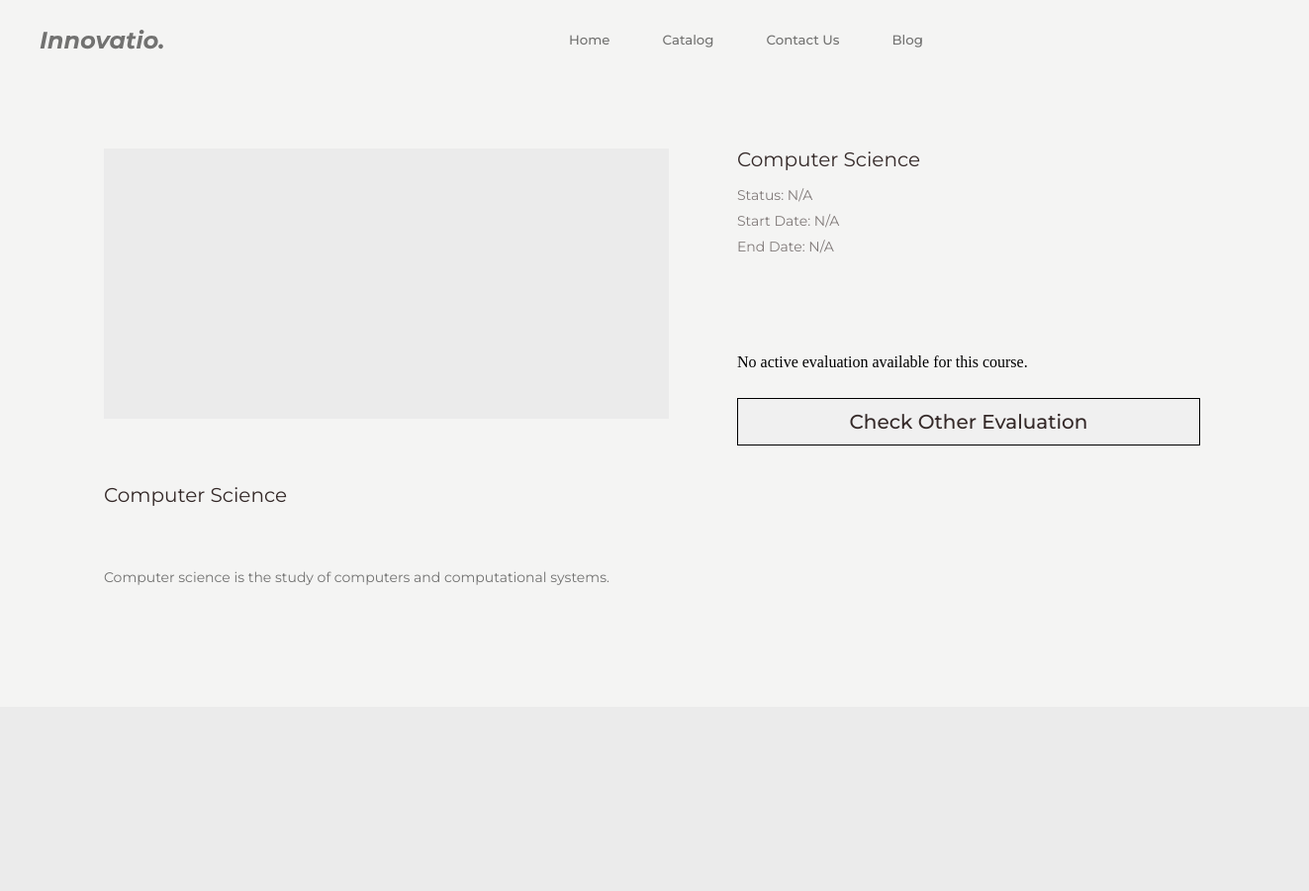
Before: /pages/catalog-selection.php?course_id=1 (upper part) with the older database file.
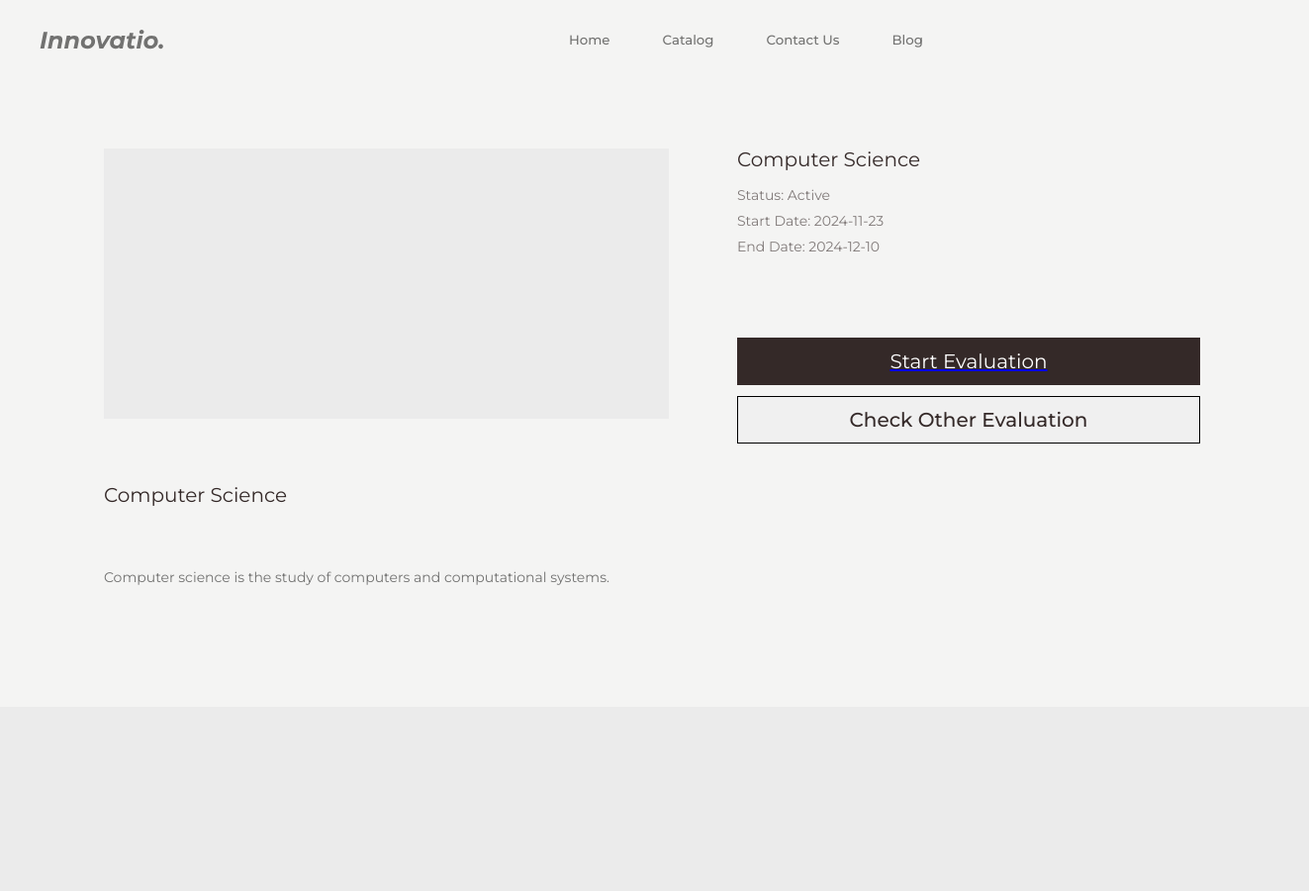
After: the same page with the newer database file.
### tables this page shows
CREATE TABLE `courses` (
  `course_id` int(11) NOT NULL,
  `course_name` varchar(255) NOT NULL,
  `course_description` text DEFAULT NULL,
  `course_cover` varchar(256) NOT NULL,
  `active_flag` tinyint(1) NOT NULL COMMENT '0 = inactive\r\n1 = active\r\n2 = pending'
);

CREATE TABLE `evaluations` (
  `evaluation_id` int(11) NOT NULL,
  `course_id` int(11) DEFAULT NULL,
  `evaluator_type` enum('student','faculty','alumni') DEFAULT NULL,
  `criteria_id` int(11) NOT NULL,
  `evaluation_start_date` date NOT NULL,
  `evaluation_end_date` date NOT NULL,
  `active_flag` int(1) NOT NULL
);

### pages/catalog-selection.php (the view, shortened to what this page needs)
<?php
$servername = "localhost";
$username = "root";
$password = "";
$database = "evala_db1";
$con = new mysqli($servername, $username, $password, $database);
$course_id = $_GET['course_id'];
$course_query = "SELECT course_name, course_description FROM courses WHERE course_id = ?";
$stmt = $con->prepare($course_query);
$stmt->bind_param("i", $course_id);
$stmt->execute();
$course_result = $stmt->get_result();
if ($course_result->num_rows > 0) {
    $course_row = $course_result->fetch_assoc();
    $course_name = htmlspecialchars($course_row["course_name"]);
    $course_description = htmlspecialchars($course_row["course_description"]);
} else {
    $course_name = "Course not found";
    $course_description = "No description available.";
}
$evaluation_query = "
    SELECT evaluation_id, evaluator_type, evaluation_start_date, evaluation_end_date
    FROM evaluations
    WHERE course_id = ? AND active_flag = 1";
$stmt = $con->prepare($evaluation_query);
$stmt->bind_param("i", $course_id);
$stmt->execute();
$evaluation_result = $stmt->get_result();
if ($evaluation_result->num_rows > 0) {
    $evaluation = $evaluation_result->fetch_assoc();
    $evaluation_id = $evaluation['evaluation_id'];
    $evaluation_start_date = htmlspecialchars($evaluation['evaluation_start_date']);
    $evaluation_end_date = htmlspecialchars($evaluation['evaluation_end_date']);
    $evaluation_status = "Active";
} else {
    $evaluation_id = null;
    $evaluation_status = "N/A";
    $evaluation_start_date = "N/A";
    $evaluation_end_date = "N/A";
}
?>
<!DOCTYPE html>
<html>
<head>
    <link rel="stylesheet" href="../css/global.css" />
    <link rel="stylesheet" href="../css/catalog-selection.css" />
    <link rel="stylesheet" href="../components/all.css">
</head>
<body>
    <div class="questionnaire">
        <div class="navigator">
            <?php include('../components/nav.php') ?>
        </div>
<div class="catalog-container">
    <div class="evaluation-pics-desc">
        <div class="evaluation-img"></div>
        <div class="eval-overview">
            <div class="eva-name"><?php echo $course_name; ?></div>
            <p class="eval-desc">
                <?php echo $course_description; ?>
            </p>
        </div>
    </div>
    <div class="evaluation-navigator">
        <div class="evaluation-title">
            <div class="text-wrapper-3"><?php echo $course_name; ?></div>
            <div class="evaluation-status">
                <div class="text-wrapper-4">Status: <?php echo $evaluation_status; ?></div>
                <div class="text-wrapper-4">Start Date: <?php echo $evaluation_start_date; ?></div>
                <div class="text-wrapper-4">End Date: <?php echo $evaluation_end_date; ?></div>
            </div>
        </div>
        <div class="buttons">
<?php
if ($evaluation_id !== null) {
    echo '<a href="evaluation.php?course_id=' . $course_id . '&evaluation_id=' . $evaluation_id . '">
            <button class="start-eval-button">
                <span class="text-wrapper-6">Start Evaluation</span>
            </button>
          </a>';
} else {
    echo "<p>No active evaluation available for this course.</p>";
}
?>
            <a href="catalog.php">
                <button class="check-other-button">
                    <span class="text-wrapper-7">Check Other Evaluation</span>
                </button>
            </a>
        </div>
    </div>
</div>
        <?php include('../components/footer.php') ?>
    </div>
</body>
</html>

### components/nav.php (shortened to what this page needs)
<html lang="en">
<head>
    <link rel="stylesheet" href="../css/global.css" />
    <link rel="stylesheet" href="../css/all.css" />
    <link rel="stylesheet" href="../components/nav.css" />
</head>
<body>
    <div class="navbar">
        <div class="frame">
            <div class="div-wrapper">
            </div>
            <div class="div">
                <form action="home.php" method="get" style="display: inline;">
                    <button class="nav-button">Home</button>
                </form>
                <form action="catalog.php" method="get" style="display: inline;">
                    <button class="nav-button">Catalog</button>
                </form>
                <form action="contact-support.php" method="get" style="display: inline;">
                    <button class="nav-button">Contact Us</button>
                </form>
                <form action="blog.php" method="get" style="display: inline;">
                    <button class="nav-button">Blog</button>
                </form>
            </div>
        </div>
    </div>
</body>
</html>

### components/footer.php (shortened to what this page needs)
<!DOCTYPE html>
<html>
<head>
	<link rel="stylesheet" href="../css/global.css" />
	<link rel="stylesheet" href="../components/footer.css" />
</head>
<body>
	<div class="footer">
	</div>
</body>
</html>

### css/global.css (style rules this page uses)
* { -webkit-font-smoothing: antialiased; box-sizing: border-box; }
html, body { margin: 0px; height: 100%; }
body { margin: 0; line-height: normal; }
:root { --font-montserrat: Montserrat; --font-size-mini: 15px; --font-size-xl: 20px; --color-dimgray-100: #685f5f; --gap-mini: 15px; --gap-4xl: 23px; --padding-11xs: 2px; --padding-3xs: 10px; }
:root { --text-color: #342928; --background-color: #f4f4f3; --gray-color: #ebebeb; --placeholder: #a6a6a6; --text-gray: #727271; }
:root { --dark-button: #342928; --dark-button-hover: #523f3e; }
:root { --hollow-button: #342928; --hollow-button-hover: #e8e8e7; }
.navbar { display: flex; justify-content: space-between; align-items: center; background-color: var(--background-color); padding: 10px 40px; z-index: 100; position: fixed; top: 0; width: 100%; transition: box-shadow 0.3s; }

### components/nav.css (style rules this page uses)
body { background-color: #f4f4f3; }
.nav-button, .icon-button { border: none; background: none; cursor: pointer; font-family: "Montserrat", sans-serif; font-weight: 500; color: #727271; padding: 5px 10px; transition: color 0.3s ease; }
.navigator { display: flex; justify-content: space-between; align-items: center; position: fixed; top: 0; left: 0; width: 100%; background-color: #f4f4f3; z-index: 1000; }
.frame { display: inline-flex; align-items: center; gap: 400px; position: relative; flex: 0 0 auto; height: 60px; }
.div-wrapper { display: inline-flex; align-items: center; justify-content: center; position: relative; flex: 0 0 auto; }
.div { display: inline-flex; align-items: center; justify-content: center; gap: 33px; position: relative; flex: 0 0 auto; }

### components/footer.css (style rules this page uses)
.footer { width: 100%; position: relative; background-color: #ebebeb; height: 1044px; display: flex; flex-direction: row; align-items: center; justify-content: center; flex-wrap: wrap; align-content: center; padding: 171px 227px 0px; box-sizing: border-box; gap: 120px 104px; text-align: center; font-size: 64px; color: rgba(89, 80, 79, 0.9); font-family: var(--font-montserrat); }

Changed rows visible on the page:
added evaluations: evaluation_start_date "2024-11-23", evaluation_end_date "2024-12-10"
Other visible differences:
$evaluation_status: "N/A" → "Active"
$evaluation_start_date: "N/A" → (not shown)
$evaluation_end_date: "N/A" → (not shown)
text no longer shown: "No active evaluation available for this course."
text now shown: "Start Evaluation"
